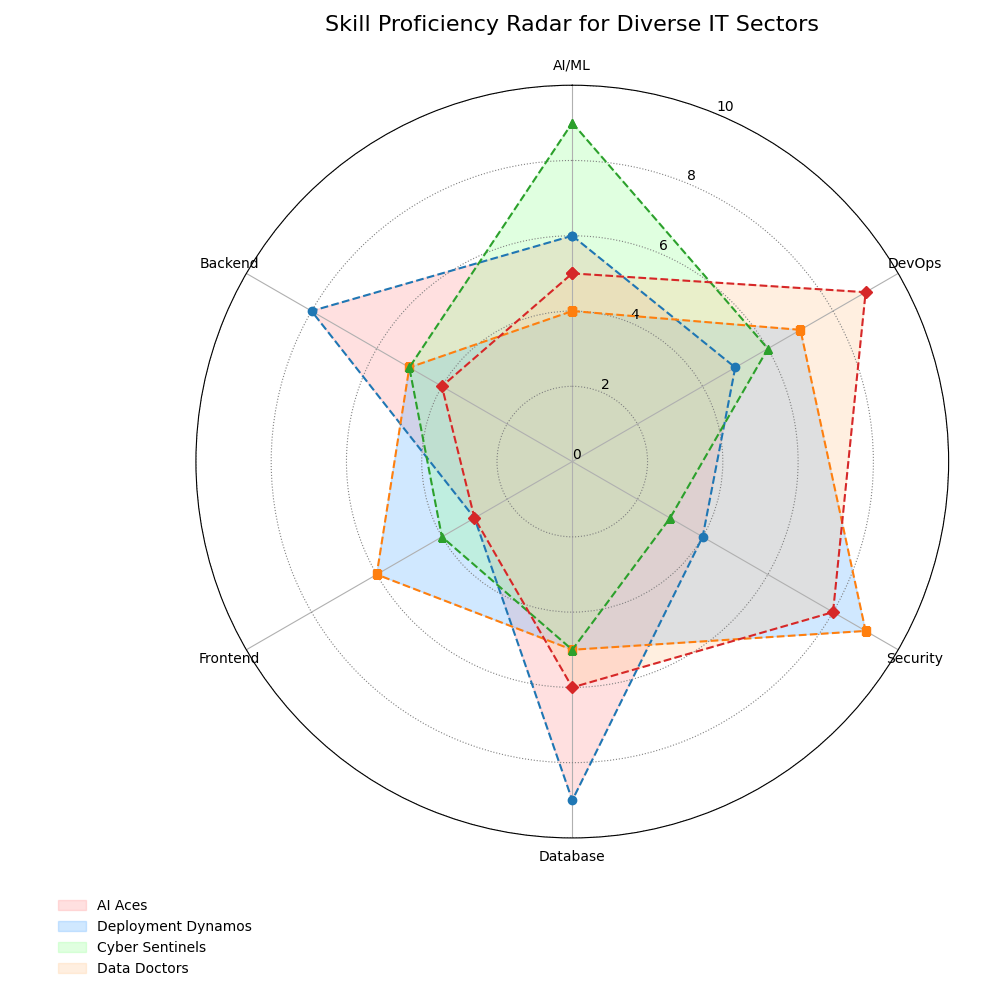

The Python source for this figure:
import matplotlib.pyplot as plt
import numpy as np
from math import pi

categories = ['AI/ML', 'DevOps', 'Security', 'Database', 'Frontend', 'Backend']
num_vars = len(categories)

frontend_experts = [6, 5, 4, 9, 3, 8]
backend_enthusiasts = [4, 7, 9, 5, 6, 5]
database_geniuses = [9, 6, 3, 5, 4, 5]
devops_specialists = [5, 9, 8, 6, 3, 4]

proficiency_data = [frontend_experts, backend_enthusiasts, database_geniuses, devops_specialists]
teams = ["AI Aces", "Deployment Dynamos", "Cyber Sentinels", "Data Doctors"]

angles = np.linspace(0, 2 * pi, num_vars, endpoint=False).tolist()
angles += angles[:1]

def create_fill_area_radar_chart(ax, data, labels, colors, markers):
    for team_data, team_name, color, marker in zip(data, teams, colors, markers):
        team_data += team_data[:1]
        ax.plot(angles, team_data, marker=marker, linestyle='--')
        ax.fill(angles, team_data, alpha=0.3, color=color, label=team_name)
    
    ax.set_theta_offset(pi / 2)
    ax.set_theta_direction(-1)
    ax.set_xticks(angles[:-1])
    ax.set_xticklabels(labels, fontsize=10)
    ax.set_ylim(0, 10)
    ax.set_yticks(range(0, 11, 2))
    ax.yaxis.grid(True, linestyle=':', color='grey')

fig, ax = plt.subplots(figsize=(10, 10), subplot_kw=dict(polar=True))

colors = ['#ff9999', '#66b3ff', '#99ff99', '#ffcc99']
markers = ['o', 's', '^', 'D']

create_fill_area_radar_chart(ax, proficiency_data, categories, colors, markers)

plt.title("Skill Proficiency Radar for Diverse IT Sectors", fontsize=16, pad=20)
plt.legend(loc='lower left', bbox_to_anchor=(-0.2, -0.2), fontsize=10, frameon=False)
plt.tight_layout()
plt.show()
